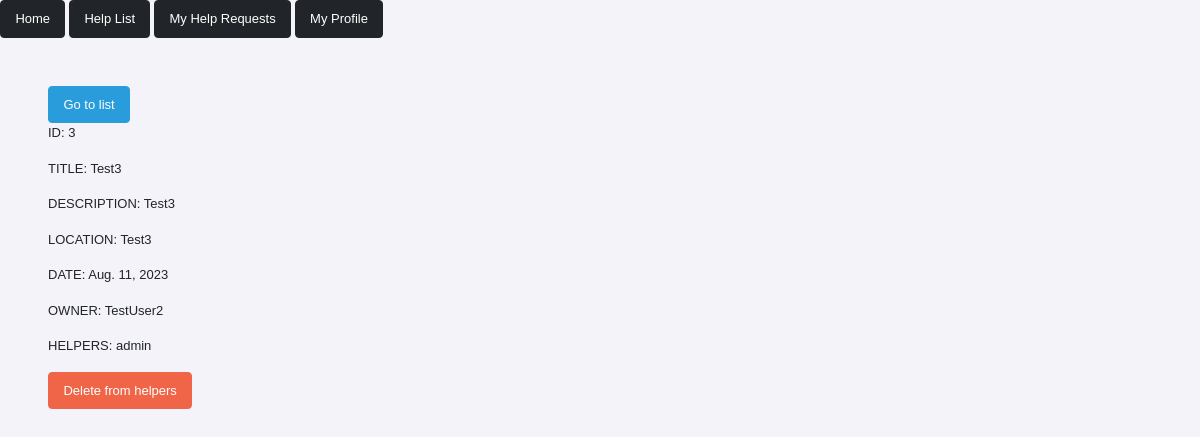
/help_list/3/ (signed in), run on the app's committed database.
### charity/models.py (models this page shows, shortened)
class ReqList(models.Model):
    title = models.CharField(max_length=255)
    description = models.TextField()
    location = models.CharField(max_length=255)
    date = models.DateField(auto_now_add=True)
    owner = models.ForeignKey(CustomUser, on_delete=models.CASCADE, related_name="owner")
    helpers = models.ManyToManyField(CustomUser, blank=True)
    is_done = models.BooleanField(default=False)
    class Meta:
        ordering = ['-date']
        verbose_name = 'Request'
        verbose_name_plural = 'Requests'

### test_app/models.py (models this page shows)
class CustomUser(AbstractUser):
    phone = models.CharField(max_length=20)
    groups = models.ManyToManyField(
        'auth.Group',
        related_name='custom_users',
        blank=True,
        help_text='The groups this user belongs to.'
    )
    user_permissions = models.ManyToManyField(
        'auth.Permission',
        related_name='custom_users',
        blank=True,
        help_text='Specific permissions for this user.'
    )

### charity/views.py (the view)
# urls.py: path("help_list/<int:pk>/", ReqDetailView.as_view(), name="help_detail"),
class ReqDetailView(LoginRequiredMixin, generic.DetailView):
    model = ReqList
    form_class = HelpDetailForm
    context_object_name = "req"
    template_name = "charity/req_detail.html"
    def get_context_data(self, **kwargs):
        context = super().get_context_data(**kwargs)
        req_user = self.request.user
        context['is_owner'] = self.request.user == self.object.owner
        context['req_user'] = req_user
        return context

### templates/charity/req_detail.html (shortened to what this page needs)
{% extends 'index.html' %}
{% block content %}
        <a href="{% url 'charity:help_list' %}" type="button" class="btn btn-info">Go to list</a>
    {% if is_owner %}
        <p>ID: {{ req.id }}</p>
        <p>TITLE: {{ req.title }}</p>
        <p>DESCRIPTION: {{ req.description }}</p>
        <p>LOCATION: {{ req.location }}</p>
        <p>DATE: {{ req.date }}</p>
        <p>OWNER: {{ req.owner }}</p>
        <p>HELPERS:
        {% if req.helpers.all %}
            {% for helper in req.helpers.all %}
                {{ helper }}
                {{ helper.phone }}
            {% endfor %}
        {% else %}
            No helpers yet
        {% endif %}
            </p>
        <p>IS_DONE: {{ req.is_done }}</p>
        <p>
        {% if req.is_done is False  %}
            <a href="{% url 'charity:mark-ass-done' pk=req.id %}" type="button" class="btn btn-primary">Mark as done</a>
        {% endif %}
    {% else %}
        <p>ID: {{ req.id }}</p>
        <p>TITLE: {{ req.title }}</p>
        <p>DESCRIPTION: {{ req.description }}</p>
        <p>LOCATION: {{ req.location }}</p>
        <p>DATE: {{ req.date }}</p>
        <p>OWNER: {{ req.owner }}</p>
        <p>HELPERS:
        {% if req.helpers.all %}
            {% for helper in req.helpers.all %}
                {{ helper }}
            {% endfor %}
        {% else %}
            No helpers yet
        {% endif %}
            </p>
        {% if req_user in req.helpers.all %}
            <a href="{% url 'charity:remove-add-me-to-help' pk=req.id %}" type="button" class="btn btn-danger">Delete from helpers</a>
        {% else %}
            <a href="{% url 'charity:remove-add-me-to-help' pk=req.id %}" type="button" class="btn btn-primary">Assign to helpers list</a>
        {% endif %}
    {% endif %}
{% endblock %}

### data on the page
ReqList: id "3", title "Test3", description "Test3", location "Test3", date "Aug. 11, 2023", owner "TestUser2"
CustomUser: username "admin"
